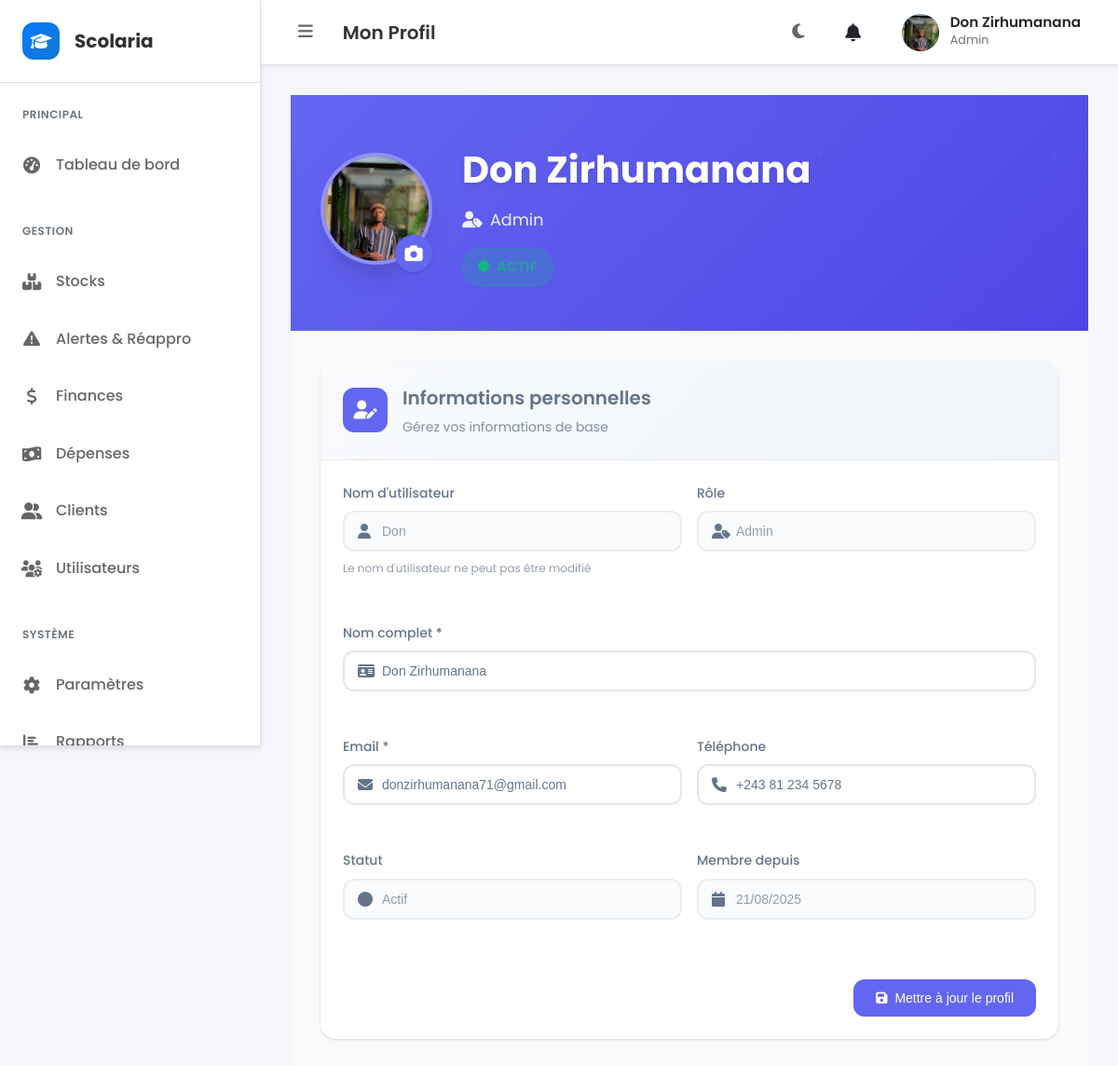
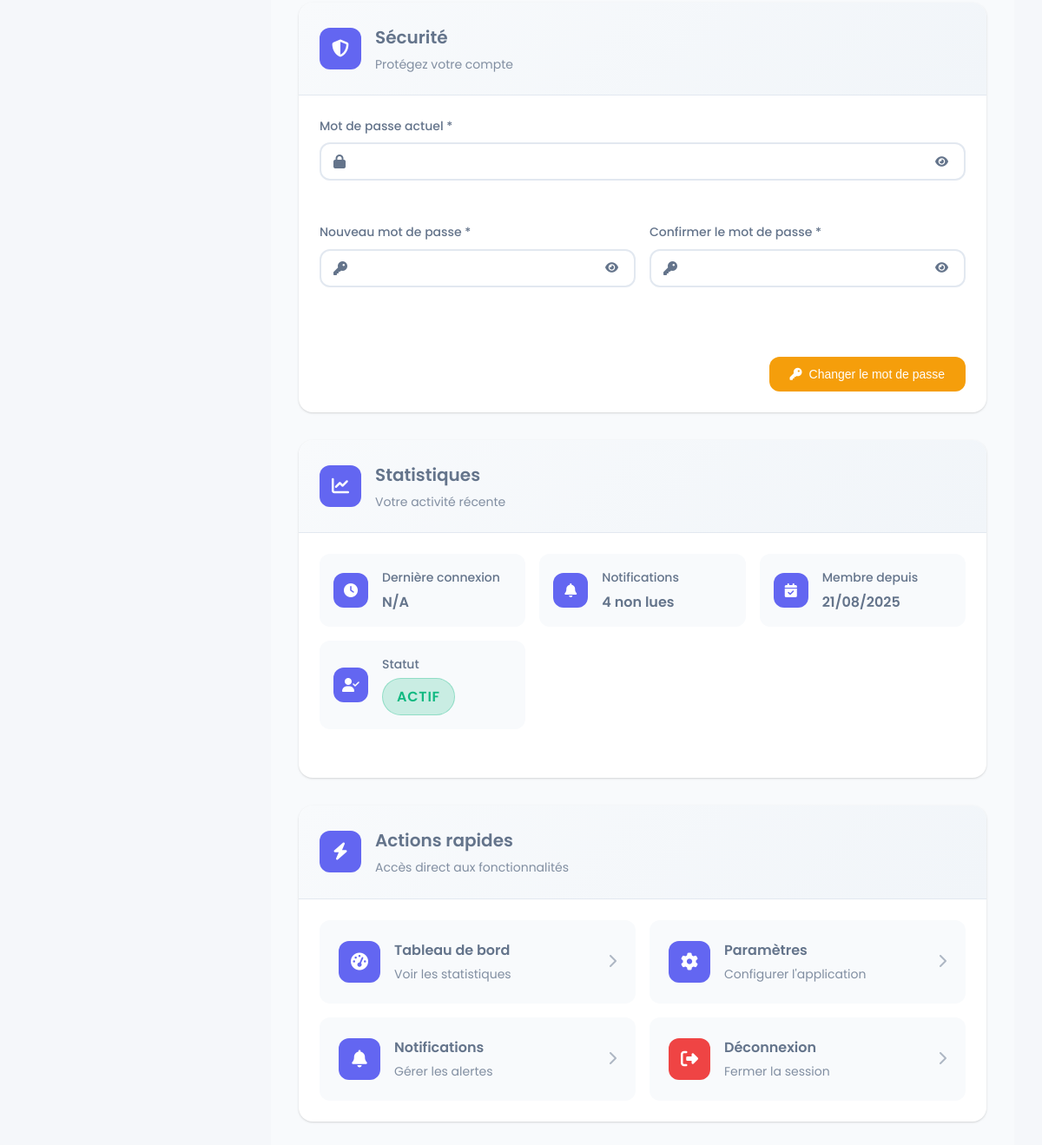
The app's page /profile.php (signed in) with its own data (2 pictures, top to bottom).
### tables this page shows
CREATE TABLE `users` (
  `id` int(11) NOT NULL AUTO_INCREMENT,
  `username` varchar(100) NOT NULL,
  `full_name` varchar(150) DEFAULT NULL,
  `email` varchar(150) NOT NULL,
  `phone` varchar(30) DEFAULT NULL,
  `password` varchar(255) NOT NULL,
  `role` enum('admin','gestionnaire','caissier','directeur','utilisateur') NOT NULL DEFAULT 'utilisateur',
  `status` enum('actif','inactif') NOT NULL DEFAULT 'actif',
  `avatar_path` varchar(255) DEFAULT NULL,
  `created_at` timestamp NOT NULL DEFAULT current_timestamp(),
  PRIMARY KEY (`id`),
  UNIQUE KEY `username` (`username`),
  UNIQUE KEY `email` (`email`)
);

### profile.php (the view, shortened to what this page needs)
<?php
$pdo = Database::getConnection();
$user_id = $_SESSION['user_id'];
$stmt = $pdo->prepare("SELECT * FROM users WHERE id = ?");
$stmt->execute([$user_id]);
$user = $stmt->fetch(PDO::FETCH_ASSOC);
?>
<div class="profile-container">
    <div class="profile-header">
        <div class="profile-cover">
            <div class="profile-avatar-container">
                <?php if (!empty($user['avatar_path']) && file_exists($user['avatar_path'])): ?>
                    <img src="<?= htmlspecialchars($user['avatar_path']) ?>"
                         alt="Avatar" class="profile-avatar" id="profile-avatar">
                <?php else: ?>
                    <div class="profile-avatar-placeholder" id="profile-avatar">
                        <i class="fas fa-user"></i>
                    </div>
                <?php endif; ?>
                <div class="avatar-upload-overlay">
                    <label for="avatar-upload" class="avatar-upload-btn">
                        <i class="fas fa-camera"></i>
                    </label>
                </div>
            </div>
            <div class="profile-info">
                <h1 class="profile-name"><?= htmlspecialchars($user['full_name']) ?></h1>
                <p class="profile-role">
                    <i class="fas fa-user-tag"></i>
                    <?= ucfirst(htmlspecialchars($user['role'])) ?>
                </p>
                <p class="profile-status">
                    <span class="status-badge status-<?= $user['status'] ?>">
                        <i class="fas fa-circle"></i>
                    </span>
                </p>
            </div>
        </div>
    </div>
    <div class="profile-content">
        <div class="profile-grid">
            <div class="profile-section">
                <div class="section-header">
                    <div class="section-icon">
                        <i class="fas fa-user-edit"></i>
                    </div>
                    <div class="section-title">
                        <h3>Informations personnelles</h3>
                        <p>Gérez vos informations de base</p>
                    </div>
                </div>
                <div class="section-content">
                    <form method="POST" action="" class="profile-form">
                        <div class="form-grid">
                            <div class="form-group">
                                <label for="username">Nom d'utilisateur</label>
                                <div class="input-wrapper">
                                    <i class="fas fa-user input-icon"></i>
                                    <input type="text" id="username" value="<?= htmlspecialchars($user['username']) ?>" readonly>
                                </div>
                                <small class="form-help">Le nom d'utilisateur ne peut pas être modifié</small>
                            </div>
                            <div class="form-group">
                                <label for="role">Rôle</label>
                                <div class="input-wrapper">
                                    <i class="fas fa-user-tag input-icon"></i>
                                    <input type="text" id="role" value="<?= ucfirst(htmlspecialchars($user['role'])) ?>" readonly>
                                </div>
                            </div>
                        </div>
                        <div class="form-group">
                            <label for="full_name">Nom complet *</label>
                            <div class="input-wrapper">
                                <i class="fas fa-id-card input-icon"></i>
                                <input type="text" id="full_name" name="full_name"
                                       value="<?= htmlspecialchars($user['full_name']) ?>" required>
                            </div>
                        </div>
                        <div class="form-grid">
                            <div class="form-group">
                                <label for="email">Email *</label>
                                <div class="input-wrapper">
                                    <i class="fas fa-envelope input-icon"></i>
                                    <input type="email" id="email" name="email"
                                           value="<?= htmlspecialchars($user['email']) ?>" required>
                                </div>
                            </div>
                            <div class="form-group">
                                <label for="phone">Téléphone</label>
                                <div class="input-wrapper">
                                    <i class="fas fa-phone input-icon"></i>
                                    <input type="tel" id="phone" name="phone"
                                           value="<?= htmlspecialchars($user['phone'] ?? '') ?>">
                                </div>
                            </div>
                        </div>
                        <div class="form-grid">
                            <div class="form-group">
                                <label for="status">Statut</label>
                                <div class="input-wrapper">
                                    <i class="fas fa-circle input-icon"></i>
                                    <input type="text" id="status"
                                           value="<?= ucfirst(htmlspecialchars($user['status'])) ?>" readonly>
                                </div>
                            </div>
                            <div class="form-group">
                                <label for="created_at">Membre depuis</label>
                                <div class="input-wrapper">
                                    <i class="fas fa-calendar input-icon"></i>
                                    <input type="text" id="created_at"
                                           value="<?= date('d/m/Y', strtotime($user['created_at'])) ?>" readonly>
                                </div>
                            </div>
                        </div>
                        <div class="form-actions">
                            <button type="submit" class="btn btn-primary">
                                <i class="fas fa-save"></i>
                                Mettre à jour le profil
                            </button>
                        </div>
                    </form>
                </div>
            </div>
            <div class="profile-section">
                <div class="section-header">
                    <div class="section-icon">
                        <i class="fas fa-shield-alt"></i>
                    </div>
                    <div class="section-title">
                        <h3>Sécurité</h3>
                        <p>Protégez votre compte</p>
                    </div>
                </div>
                <div class="section-content">
                    <form method="POST" action="" class="profile-form">
                        <div class="form-group">
                            <label for="current_password">Mot de passe actuel *</label>
                            <div class="input-wrapper">
                                <i class="fas fa-lock input-icon"></i>
                                <input type="password" id="current_password" name="current_password" required>
                                <button type="button" class="password-toggle" onclick="togglePassword('current_password')">
                                    <i class="fas fa-eye"></i>
                                </button>
                            </div>
                        </div>
                        <div class="form-grid">
                            <div class="form-group">
                                <label for="new_password">Nouveau mot de passe *</label>
                                <div class="input-wrapper">
                                    <i class="fas fa-key input-icon"></i>
                                    <input type="password" id="new_password" name="new_password"
                                           minlength="6" required>
                                    <button type="button" class="password-toggle" onclick="togglePassword('new_password')">
                                        <i class="fas fa-eye"></i>
                                    </button>
                                </div>
                            </div>
                            <div class="form-group">
                                <label for="confirm_password">Confirmer le mot de passe *</label>
                                <div class="input-wrapper">
                                    <i class="fas fa-key input-icon"></i>
                                    <input type="password" id="confirm_password" name="confirm_password" required>
                                    <button type="button" class="password-toggle" onclick="togglePassword('confirm_password')">
                                        <i class="fas fa-eye"></i>
                                    </button>
                                </div>
                            </div>
                        </div>
                        <div class="form-actions">
                            <button type="submit" class="btn btn-warning">
                                <i class="fas fa-key"></i>
                                Changer le mot de passe
                            </button>
                        </div>
                    </form>
                </div>
            </div>
            <div class="profile-section">
                <div class="section-header">
                    <div class="section-icon">
                        <i class="fas fa-chart-line"></i>
                    </div>
                    <div class="section-title">
                        <h3>Statistiques</h3>
                        <p>Votre activité récente</p>
                    </div>
                </div>
                <div class="section-content">
                    <div class="stats-grid">
                        <div class="stat-item">
                            <div class="stat-icon">
                                <i class="fas fa-clock"></i>
                            </div>
                            <div class="stat-content">
                                <h4>Dernière connexion</h4>
                                <p><?= isset($_SESSION['last_login']) ? date('d/m/Y H:i', strtotime($_SESSION['last_login'])) : 'N/A' ?></p>
                            </div>
                        </div>
                        <div class="stat-item">
                            <div class="stat-icon">
                                <i class="fas fa-bell"></i>
                            </div>
                            <div class="stat-content">
                                <h4>Notifications</h4>
                                <p>
                                    <?php
                                    $stmt = $pdo->prepare("SELECT COUNT(*) FROM notifications WHERE user_id = ? AND is_read = 0");
                                    $stmt->execute([$user_id]);
                                    echo $stmt->fetchColumn();
                                    ?> non lues
                                </p>
                            </div>
                        </div>
                        <div class="stat-item">
                            <div class="stat-icon">
                                <i class="fas fa-calendar-check"></i>
                            </div>
                            <div class="stat-content">
                                <h4>Membre depuis</h4>
                                <p><?= date('d/m/Y', strtotime($user['created_at'])) ?></p>
                            </div>
                        </div>
                        <div class="stat-item">
                            <div class="stat-icon">
                                <i class="fas fa-user-check"></i>
                            </div>
                            <div class="stat-content">
                                <h4>Statut</h4>
                                <p class="status-badge status-<?= $user['status'] ?>">
                                    <?= ucfirst(htmlspecialchars($user['status'])) ?>
                                </p>
                            </div>
                        </div>
                    </div>
                </div>
            </div>
            <div class="profile-section">
                <div class="section-header">
                    <div class="section-icon">
                        <i class="fas fa-bolt"></i>
                    </div>
                    <div class="section-title">
                        <h3>Actions rapides</h3>
                        <p>Accès direct aux fonctionnalités</p>
                    </div>
                </div>
                <div class="section-content">
                    <div class="actions-grid">
                        <a href="dashboard.php" class="action-card">
                            <div class="action-icon">
                                <i class="fas fa-tachometer-alt"></i>
                            </div>
                            <div class="action-content">
                                <h4>Tableau de bord</h4>
                                <p>Voir les statistiques</p>
                            </div>
                            <div class="action-arrow">
                                <i class="fas fa-chevron-right"></i>
                            </div>
                        </a>
                        <a href="settings.php" class="action-card">
                            <div class="action-icon">
                                <i class="fas fa-cog"></i>
                            </div>
                            <div class="action-content">
                                <h4>Paramètres</h4>
                                <p>Configurer l'application</p>
                            </div>
                            <div class="action-arrow">
                                <i class="fas fa-chevron-right"></i>
                            </div>
                        </a>
                        <a href="notifications.php" class="action-card">
                            <div class="action-icon">
                                <i class="fas fa-bell"></i>
                            </div>
                            <div class="action-content">
                                <h4>Notifications</h4>
                                <p>Gérer les alertes</p>
                            </div>
                            <div class="action-arrow">
                                <i class="fas fa-chevron-right"></i>
                            </div>
                        </a>
                        <a href="logout.php" class="action-card action-danger">
                            <div class="action-icon">
                                <i class="fas fa-sign-out-alt"></i>
                            </div>
                            <div class="action-content">
                                <h4>Déconnexion</h4>
                                <p>Fermer la session</p>
                            </div>
                            <div class="action-arrow">
                                <i class="fas fa-chevron-right"></i>
                            </div>
                        </a>
                    </div>
                </div>
            </div>
        </div>
    </div>
</div>
<?php
include 'layout/base.php';
?>

### records on screen
users: avatar_path (picture), full_name "Don Zirhumanana", role "Admin", username "Don", email "donzirhumanana71@gmail.com", phone "+243 81 234 5678", status "Actif", created_at "21/08/2025", status "ACTIF"

### other values on screen
$pageTitle "Mon Profil"
$userProfile['full_name'] "Don Zirhumanana"
$userProfile['role'] "Admin"
$stmt->fetchColumn() "4"
